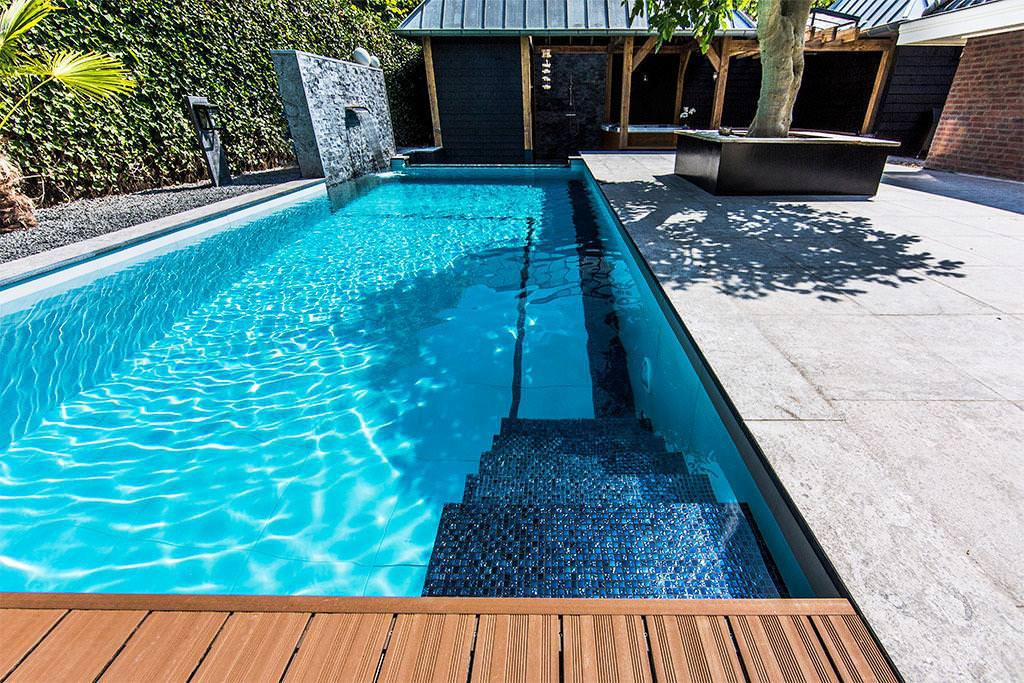
#> input picture Poisson Blending/res06.jpg, 1024 x 683 px
$ python poisson_blending.py   (older library calls are emulated)
#> lines starting #> are read from the running program, lines starting #| are printed output that depends on the picture; after the words box and inside, x2 and y2 are one past the last pixel; in counts of white or black regions, pixels touching at a corner belong together
import cv2
import numpy as np
import scipy.sparse
from scipy.sparse.linalg import spsolve


def on_mouse_click(event, x, y, flags, params):
    global points_image, clicked_points
    if event == cv2.EVENT_LBUTTONDOWN:
        clicked_points.append([int(x), int(y)])
        cv2.circle(points_image, (x, y), 3, (0, 255, 0), -1)
        cv2.imshow('image', points_image)


def select_points(image):
    cv2.imshow('image', image)
    cv2.setMouseCallback('image', on_mouse_click)
    cv2.waitKey(0)
    cv2.destroyAllWindows()


def draw_contour(image, points):
    img = np.copy(image)
    prev_x, prev_y = None, None
    for i in range(len(points)):
        x, y = points[i]
        cv2.circle(img, (x, y), 3, (0, 255, 0), -1)
        if prev_x is not None:
            cv2.line(img, (prev_x, prev_y), (x, y), [0, 255, 0], 1)
        prev_x, prev_y = x, y
    x, y = points[0]
    cv2.line(img, (prev_x, prev_y), (x, y), [0, 255, 0], 1)
    return img


def place_resized_source_on_target(target_image, source_image, source_size, top_left_position):
    source = np.zeros_like(target_image)
    x, y = top_left_position
    w, h = source_size
    source[x:x + h, y:y + w, :] = cv2.resize(source_image, source_size)
    return source


def generate_mask_from_points(target_image, points):
    mask_image = np.zeros_like(target_image)
    cv2.fillPoly(mask_image, pts=[points], color=(255, 255, 255))
    mask = np.zeros((target_image.shape[0], target_image.shape[1]), dtype=bool)
    mask[mask_image[:, :, 0] > 0] = True
    return mask_image, mask


def get_mask_bounding_box(mask, padding=1):
    x, y = np.where(mask)
    x_start, x_end = np.min(x), np.max(x) + 1
    y_start, y_end = np.min(y), np.max(y) + 1
    return x_start - padding, x_end + padding, y_start - padding, y_end + padding


def poisson_matrix(mask):
    h, w = mask.shape
    n = h * w
    A = scipy.sparse.identity(n, format='lil')
    x, y = np.where(mask)
    idx = y + x * w
    for i in idx:
        A[i, i] = 4
        if i - 1 >= 0:
            A[i, i - 1] = -1
        if i + 1 < n:
            A[i, i + 1] = -1
        if i - w >= 0:
            A[i, i - w] = -1
        if i + h < n:
            A[i, i + w] = -1
    return A.tocsr()


def poisson_rhs(target_channel, source_channel, mask):
    h, w = mask.shape
    target_vector = target_channel.flatten()
    b = cv2.filter2D(source_channel, cv2.CV_64F, laplacian_filter)
    b = b.flatten()
    x, y = np.where(mask == False)
    idx = y + w * x
    b[idx] = target_vector[idx]
    return b


def solve_equation(A, b, mask):
    h, w = mask.shape
    x = spsolve(A, b)
    x = np.reshape(x, (h, w))
    x[x > 255] = 255
    x[x < 0] = 0
    x = x.astype(int)
    return x


def poisson_blend(source_image, target_image, blend_mask):
    output_image = np.copy(target_image)
    x_start, x_end, y_start, y_end = get_mask_bounding_box(blend_mask)
    cropped_mask = blend_mask[x_start:x_end, y_start:y_end]
    A = poisson_matrix(cropped_mask)
    for color in range(target_image.shape[2]):
        target_channel = target_image[x_start:x_end, y_start:y_end, color]
        source_channel = source_image[x_start:x_end, y_start:y_end, color]
        b = poisson_rhs(target_channel, source_channel, cropped_mask)
        x = solve_equation(A, b, cropped_mask)
        output_image[x_start:x_end, y_start:y_end, color] = x
    return output_image


laplacian_filter = np.array([[0, -1, 0], [-1, 4, -1], [0, -1, 0]])

background_image = cv2.imread("res06.jpg")
#> background_image is the input picture: shape (683, 1024, 3); mean B, G, R 146.5, 139.4, 95.2
foreground_image = cv2.imread("res05.jpg")
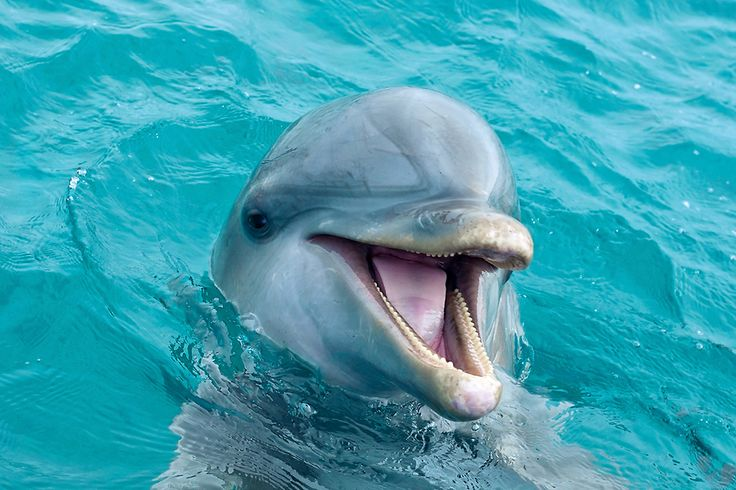
#> input picture Poisson Blending/res05.jpg, 736 x 490 px
#> foreground_image is the input picture: shape (490, 736, 3); mean B, G, R 177.5, 160.8, 61.2
foreground_size = (305, 221)
foreground_position = (375, 100)
source_image = place_resized_source_on_target(background_image, foreground_image, foreground_size, foreground_position)
cv2.imwrite("target.jpg", source_image)

clicked_points = [[149, 591], [159, 569], [157, 546], [159, 518], [160, 498], [179, 478], [191, 454], [205, 428], [229, 411], [262, 402], [296, 405], [313, 424], [322, 443], [329, 470], [329, 488], [355, 492], [383, 500], [399, 512], [401, 594]]
# clicked_points = []
# points_image = np.copy(source)
# select_points(source)
contour_image = draw_contour(np.copy(source_image), clicked_points)
#> after the loop in draw_contour, `for i in range(len(points)):`:
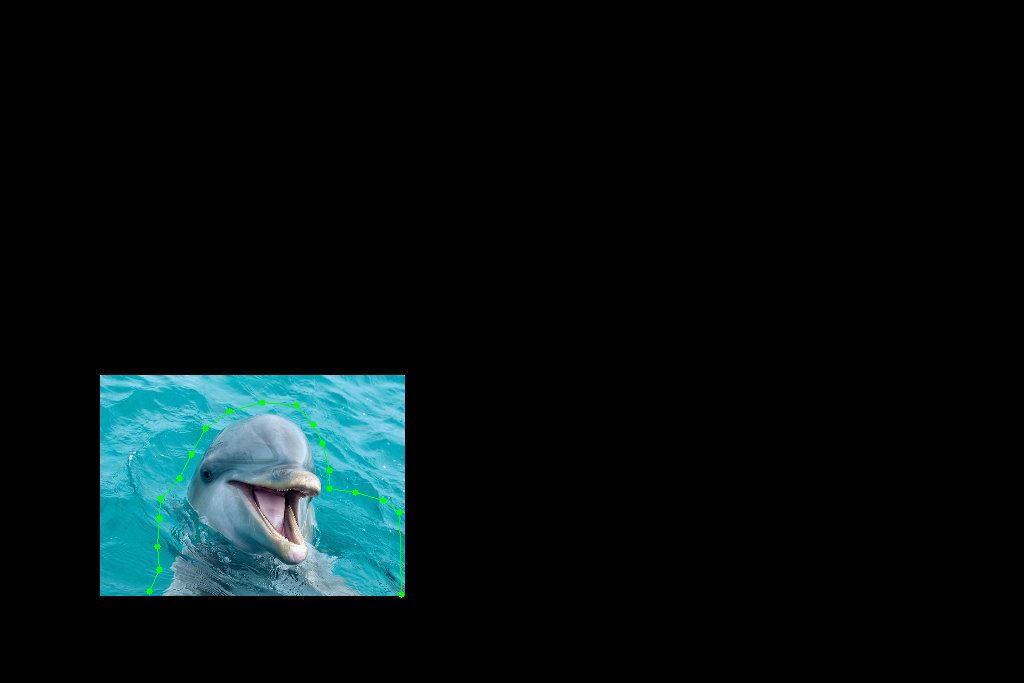
#> img: shape (683, 1024, 3); mean of channels 0, 1, 2 16.8, 15.6, 5.8; drawn as B, G, R
#> in draw_contour, `cv2.line(img, (prev_x, prev_y), (x, y), [0, 255, 0], 1)`: img: shape (683, 1024, 3); 0.04% of pixels changed, all inside (x1, y1, x2, y2) = (153, 591, 398, 595)
cv2.imwrite("contour.jpg", contour_image)

mask_img, mask = generate_mask_from_points(source_image, np.asarray(clicked_points))
#> in generate_mask_from_points, `cv2.fillPoly(mask_image, pts=[points], color=(255, 255, 255))`:
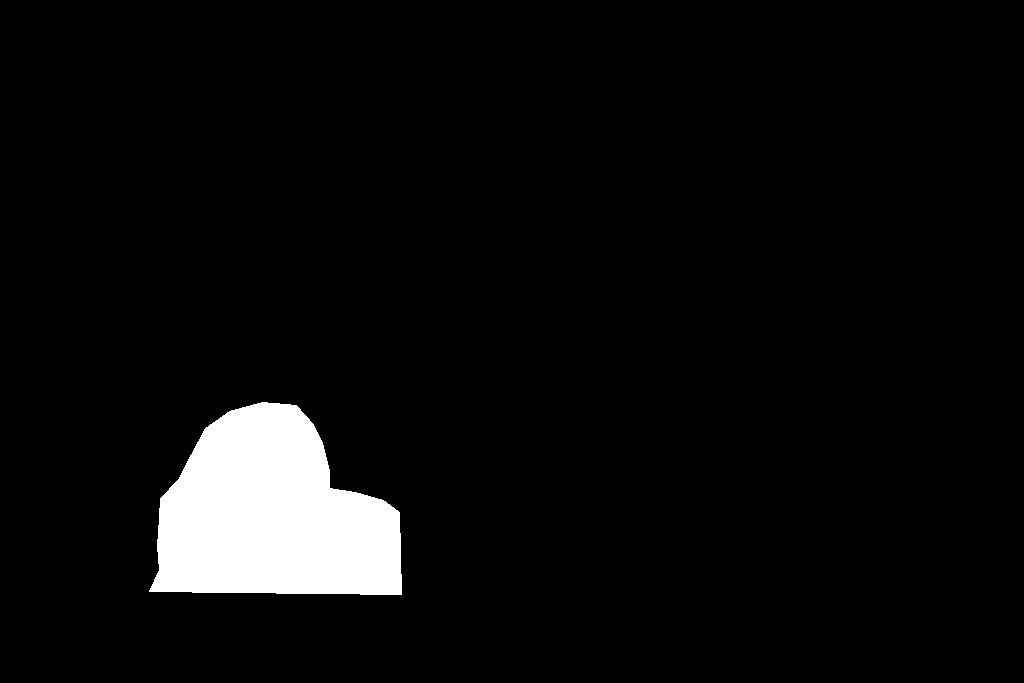
#> mask_image: shape (683, 1024, 3); 5% white; 1 white region, box (x1, y1, x2, y2) and area: (149, 402, 402, 595) 35220
cv2.imwrite("mask.jpg", mask_img)

background_image[mask] = source_image[mask]
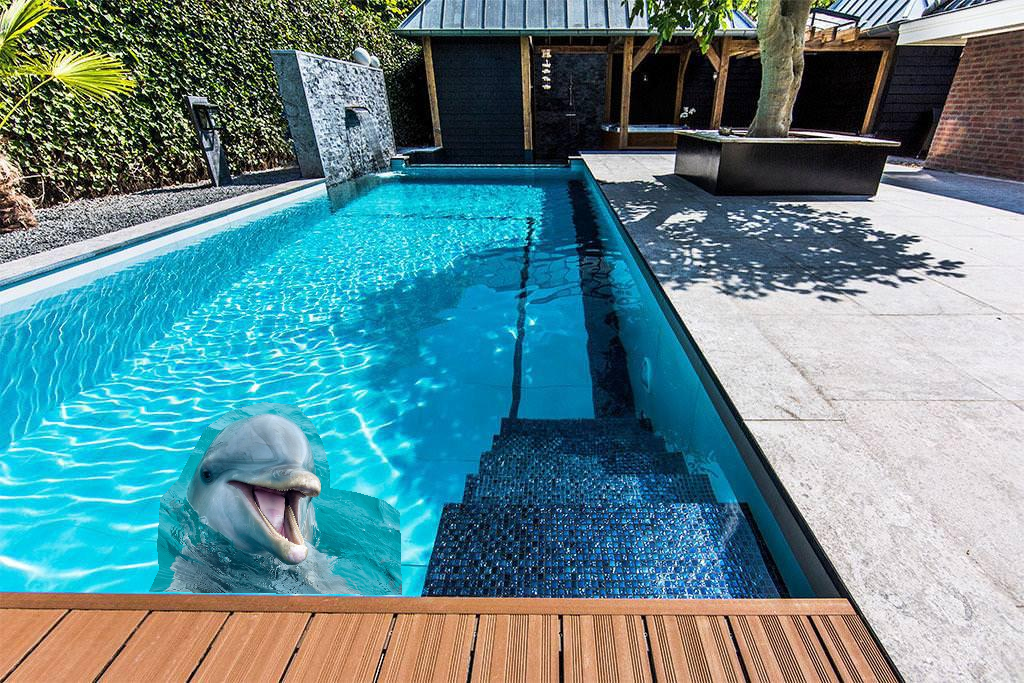
#> background_image: shape (683, 1024, 3); 5.04% of pixels changed, all inside (x1, y1, x2, y2) = (149, 402, 402, 595)
cv2.imwrite("without_poisson_blending.jpg", background_image)

blended_image = poisson_blend(source_image, background_image, mask)
#> in get_mask_bounding_box, `x_start, x_end = np.min(x), np.max(x) + 1`: x_start = 402; x_end = 595
#> in get_mask_bounding_box, `y_start, y_end = np.min(y), np.max(y) + 1`: y_start = 149; y_end = 402
#> in poisson_blend, `x_start, x_end, y_start, y_end = get_mask_bounding_box(blend_mask)`: x_start = 401; x_end = 596; y_start = 148; y_end = 403
#> in poisson_blend, `cropped_mask = blend_mask[x_start:x_end, y_start:y_end]`:
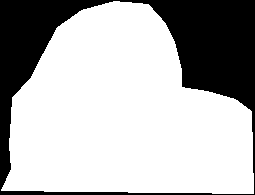
#> cropped_mask: shape (195, 255) bool; 70.8% white; 1 black region, box (x1, y1, x2, y2) and area: (0, 0, 255, 195) 14505
#> the loop in poisson_matrix, `for i in idx:` made 35220 passes
#> i on passes 1 to 3: 368, 369, 370
#> after the loop in poisson_blend, `for color in range(target_image.shape[2]):`:
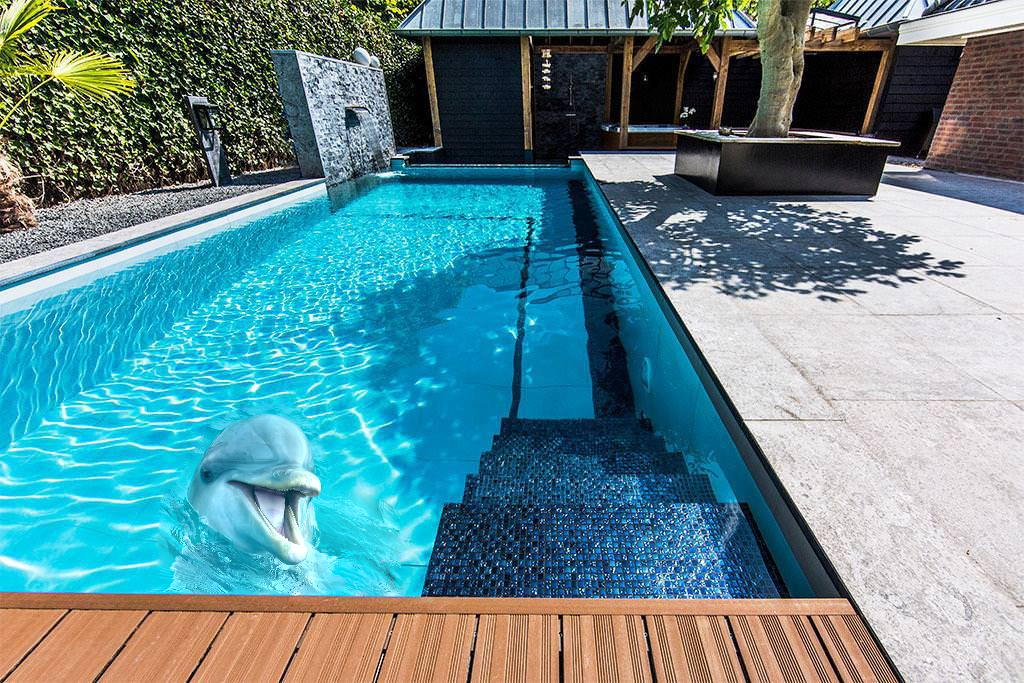
#> output_image: shape (683, 1024, 3); 5.04% of pixels changed, all inside (x1, y1, x2, y2) = (149, 402, 402, 595)
#> after the loop in poisson_blend, `for color in range(target_image.shape[2]):`:
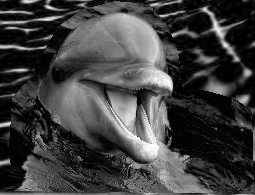
#> target_channel: shape (195, 255); min 0, max 255, mean 64
cv2.imwrite("res07.jpg", blended_image)
